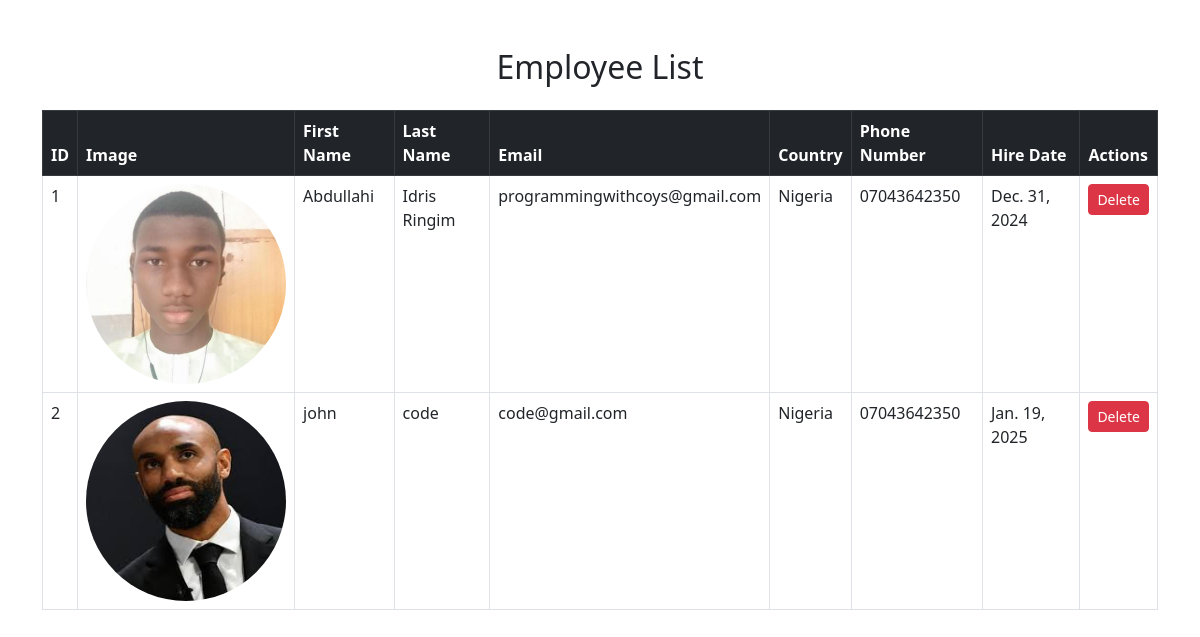
The page /employeelist/ on the database as committed earlier.
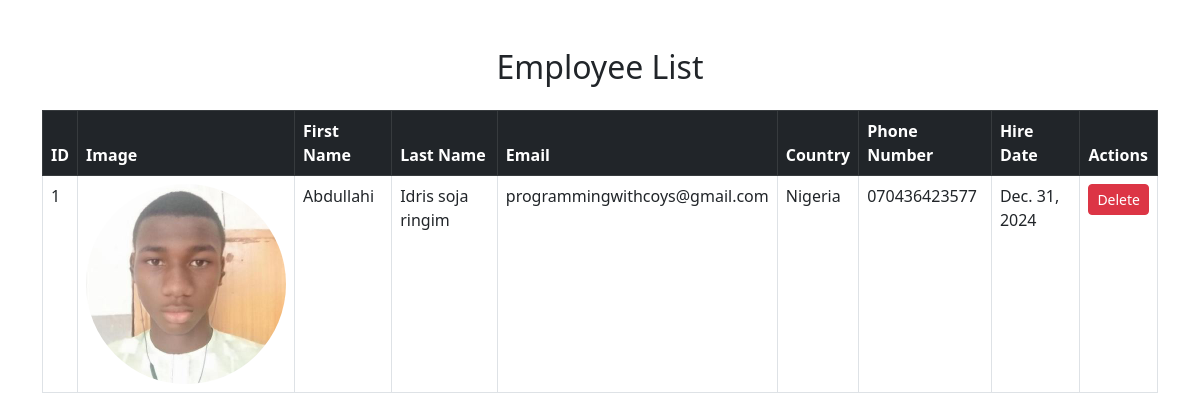
The same page on the database as committed later.
### employees/models.py (models this page shows)
class Employee(models.Model):
    user = models.OneToOneField(User, on_delete=models.CASCADE, null=True, blank=True)
    first_name = models.CharField(max_length=25)
    last_name = models.CharField(max_length=25)
    email = models.EmailField(max_length=355, unique=True)
    phone_number = models.CharField(max_length=25, null=True, blank=True)
    country = models.CharField(max_length=40)
    username = models.CharField(max_length=25, unique=True)
    password = models.CharField(max_length=128)
    confirm_password = models.CharField(max_length=128, null=True, blank=True)
    hire_date = models.DateField(auto_now_add=True)
    profile_picture = models.ImageField(upload_to='employees/', null=True, blank=True)
    reset_token = models.UUIDField(default=uuid.uuid4, unique=True, null=True, blank=True)

### employees/views.py (the view)
# urls.py: path('employeelist/', views.employee_list, name='employeelist'),
def employee_list(request):
    employee = Employee.objects.all()
    return render(request, 'employees/employeelist.html', {'employee': employee})

### employees/templates/employees/employeelist.html (shortened to what this page needs)
<!DOCTYPE html>
<html lang="en">
<head>
    <link href="https://cdn.jsdelivr.net/npm/bootstrap@5.3.0-alpha3/dist/css/bootstrap.min.css" rel="stylesheet">
</head>
<body>
<div class="container mt-5">
    <h2 class="text-center mb-4">Employee List</h2>
    <table class="table table-bordered table-hover">
        <thead class="table-dark">
            <tr>
                <th>ID</th>
                <th>Image</th>
                <th>First Name</th>
                <th>Last Name</th>
                <th>Email</th>
                <th>Country</th>
                <th>Phone Number</th>
                <th>Hire Date</th>
                <th>Actions</th>
            </tr>
        </thead>
        <tbody>
            {% for employee in employee %}
            <tr>
                <td>{{ employee.id }}</td>
                <td>  {% if employee.profile_picture %}
                    <img src="{{ employee.profile_picture.url }}" alt="Profile Picture" style="width: 200px; height: 200px; border-radius: 100px;">
                    {% else %}
                    <h3>no img</h3>
                    {% endif %}  </td>
                <td>{{ employee.first_name }}</td>
                <td>{{ employee.last_name }}</td>
                <td>{{ employee.email }}</td>
                <td>{{ employee.country }}</td>
                <td>{{ employee.phone_number }}</td>
                <td>{{ employee.hire_date }}</td>
                <td>
                    <form method="post" action="{% url 'delete_employee' employee.id %}" style="display:inline;">
                        <button type="submit" class="btn btn-danger btn-sm">Delete</button>
                    </form>
                </td>
            </tr>
            {% empty %}
            <tr>
                <td colspan="8" class="text-center">No employees found.</td>
            </tr>
            {% endfor %}
        </tbody>
    </table>
</div>
</body>
</html>

Rows that differ between the two databases and show on the page:
removed Employee: id "2", profile_picture (picture), first_name "john", last_name "code", email "code@gmail.com", country "Nigeria", phone_number "07043642350", hire_date "Jan. 19, 2025"
changed Employee "Abdullahi": last_name "Idris Ringim" → "Idris soja ringim"; phone_number "07043642350" → "070436423577"
